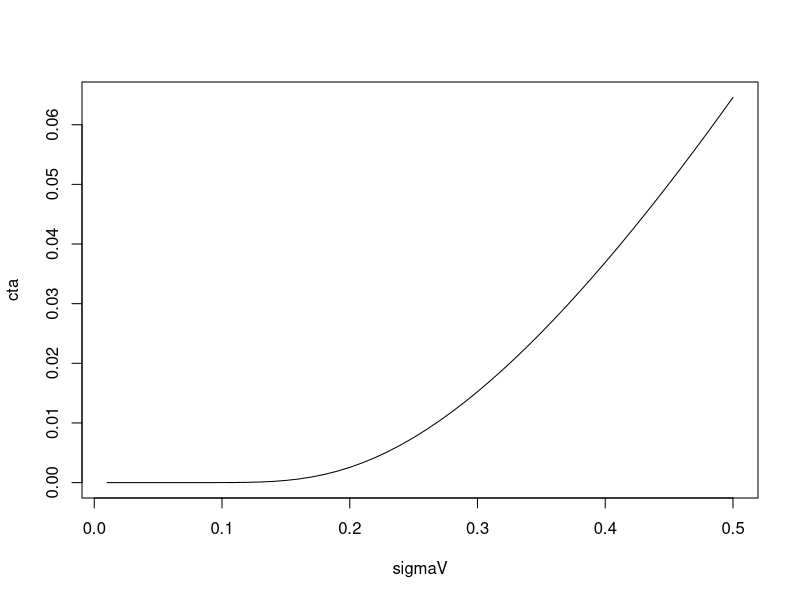
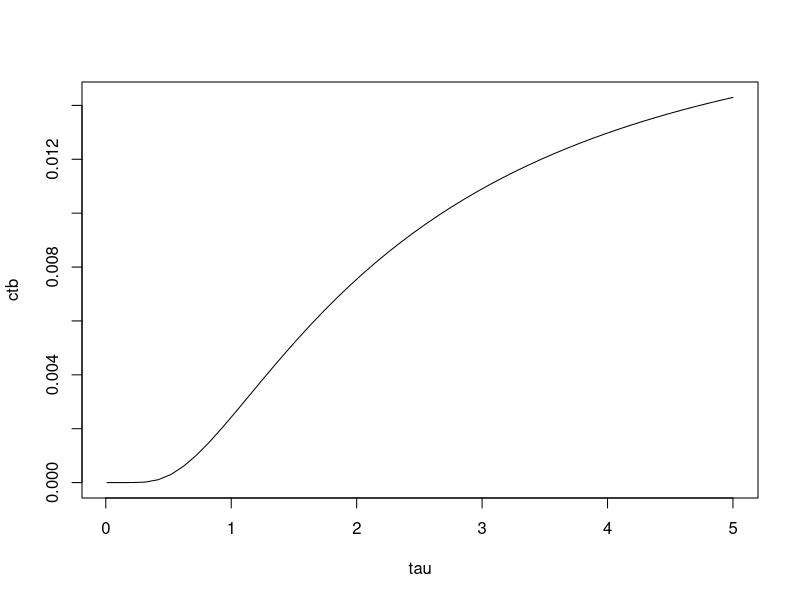
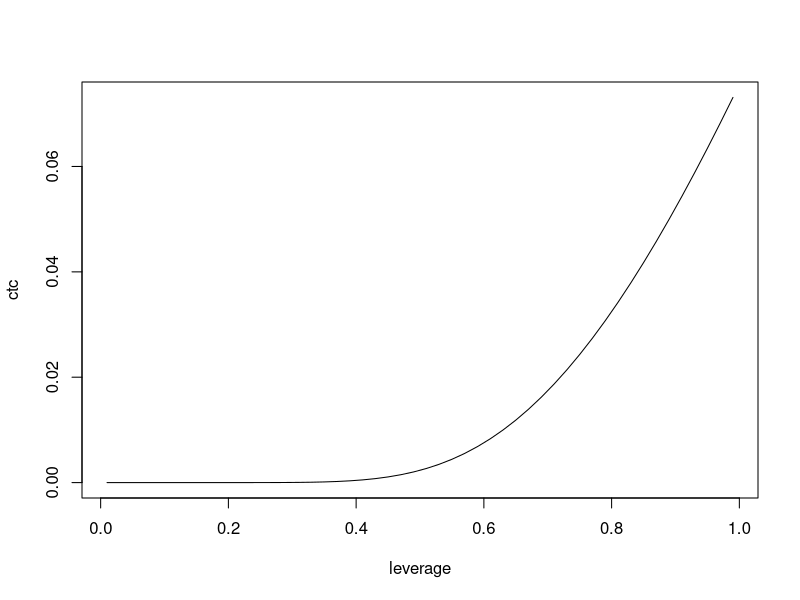
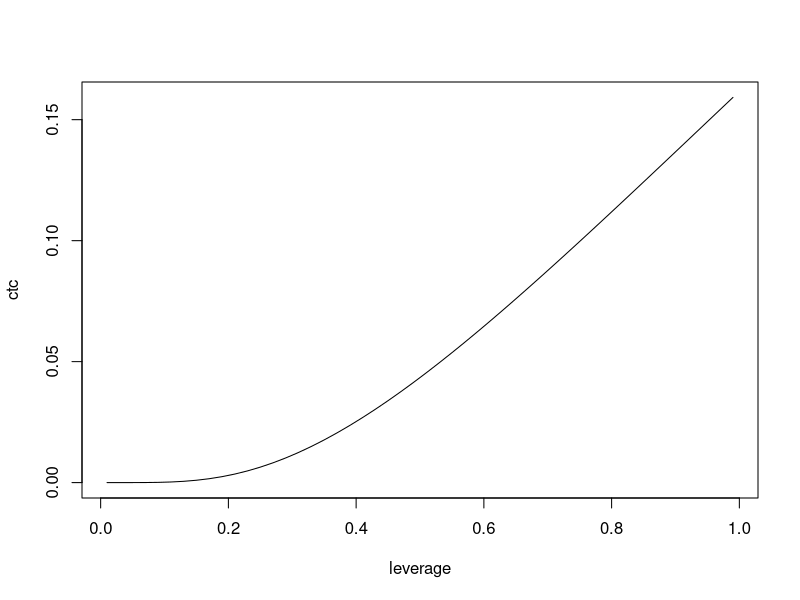
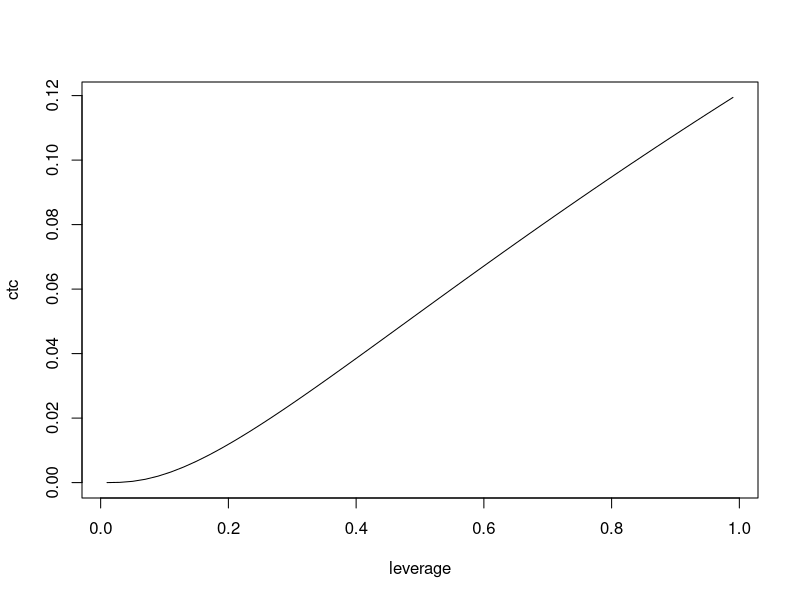

Recreate these plots in R, in order.
### by Alexander McNeil

## functions

MertonSpread <- function(leverage,tau,sigmaV)
{
dt1 <- (-log(leverage) + 0.5*tau*sigmaV^2)/(sigmaV*sqrt(tau))
dt2 <-	dt1-sigmaV*sqrt(tau)
-log(pnorm(dt2)+pnorm(-dt1)/leverage)/tau
}


## Spread versus asset volatility; leverage and time-to-maturity fixed
leverage = 0.6
tau  = 2
sigmaV = seq(from=0.01, to = 0.5, length=50)
cta = MertonSpread(leverage,tau,sigmaV)
plot(sigmaV,cta,type="l")

## Spread versus time-to-maturity; leverage and volatility fixed
leverage = 0.6
sigmaV = 0.25
tau = seq(from = 0.01, to = 5, length = 50)
ctb = MertonSpread(leverage,tau,sigmaV)
plot(tau,ctb,type="l")

## Spread versus leverage; volatility and time-to-maturity fixed
leverage = seq(from=0.01, to = 0.99, length = 50)
# low asset volatility
sigmaV = 0.25
tau = 2
ctc = MertonSpread(leverage,tau,sigmaV)
plot(leverage,ctc,type="l")
# high asset volatility
sigmaV = 0.5
tau = 2
ctc = MertonSpread(leverage,tau,sigmaV)
plot(leverage,ctc,type="l")
# high time-to-maturity
sigmaV = 0.5
tau = 4
ctc = MertonSpread(leverage,tau,sigmaV)
plot(leverage,ctc,type="l")


